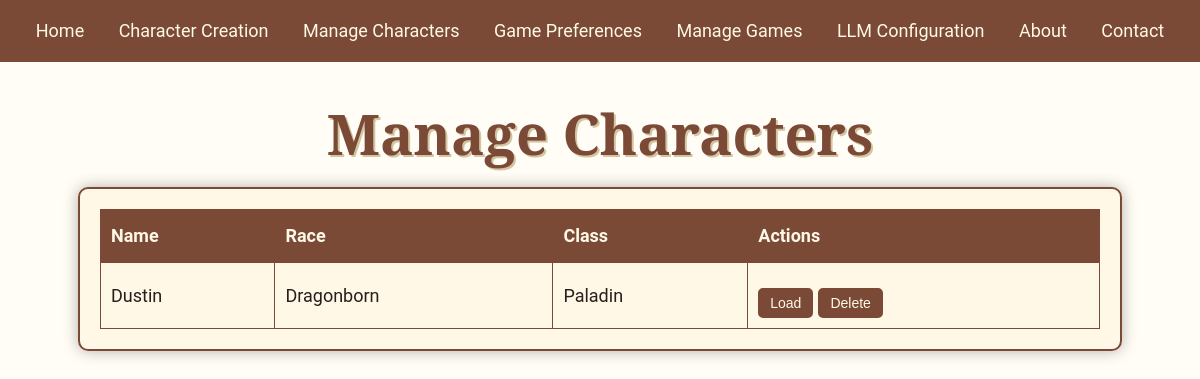
/manage_characters, run on an earlier commit of the app's database.
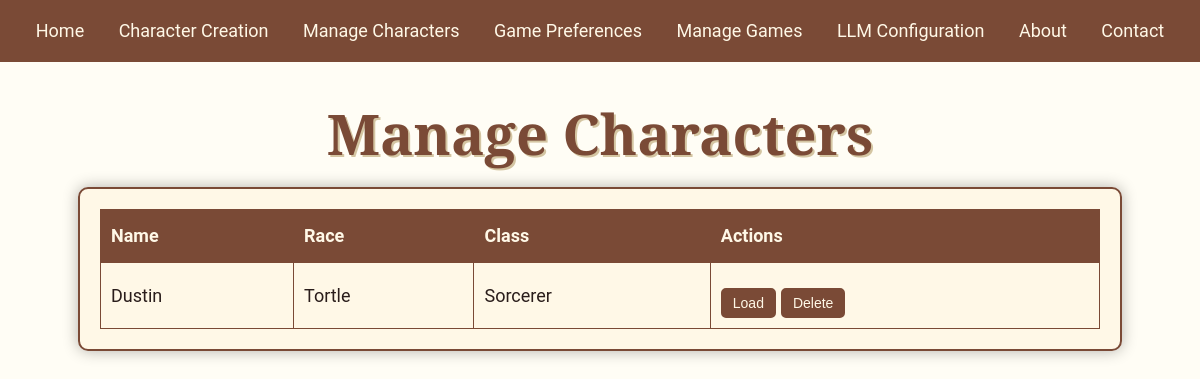
And on a later commit of the database.
### models/character_models.py (models this page shows, shortened)
class Character(Base):
    __tablename__ = "characters"
    id = Column(Integer, primary_key=True)
    name = Column(String, nullable=False)
    race_id = Column(Integer, ForeignKey("races.id"), nullable=True)
    background_id = Column(Integer, ForeignKey("backgrounds.id"), nullable=True)
    class_id = Column(Integer, ForeignKey("classes.id"), nullable=False)
    alignment = Column(SQLEnum(AlignmentEnum), nullable=True)
    level = Column(Integer, default=1)
    experience_points = Column(Integer, default=0)
    strength = Column(Integer, nullable=False)
    dexterity = Column(Integer, nullable=False)
    constitution = Column(Integer, nullable=False)
    intelligence = Column(Integer, nullable=False)
    wisdom = Column(Integer, nullable=False)
    charisma = Column(Integer, nullable=False)
    proficiency_bonus = Column(Integer, default=2)  # Increases with level
    max_hit_points = Column(Integer, nullable=False, default=10)
    current_hit_points = Column(Integer, nullable=False, default=10)
    temporary_hit_points = Column(Integer, default=0)
    armor_class = Column(Integer, nullable=False, default=10)
    initiative = Column(Integer, default=0)  # Typically Dex modifier
    speed = Column(Integer, nullable=False, default=30)  # Base walking speed
    death_saves_successes = Column(Integer, default=0)
    death_saves_failures = Column(Integer, default=0)
    race = relationship("Race", backref="characters")
    background = relationship("Background", backref="characters")
    character_class = relationship("Class", backref="characters")
    inventory = relationship(
        "Item",
        secondary=character_inventory,
        backref="owners",
    )
    feats = relationship(
        "Feat",
        secondary=character_feats,
        backref="characters",
    )
    features = relationship(
        "Feature",
        secondary=character_features,
        backref="characters",
    )
    spells = relationship("Spell", backref="character")
    languages = relationship(
        "Language",
        secondary=character_languages,
        backref="characters",
    )
    conditions = relationship("CharacterCondition", backref="character")
    proficiencies = relationship("Proficiency", backref="character")
    strength_save = Column(Boolean, default=False)
    dexterity_save = Column(Boolean, default=False)
    constitution_save = Column(Boolean, default=False)
    intelligence_save = Column(Boolean, default=False)
    wisdom_save = Column(Boolean, default=False)
    charisma_save = Column(Boolean, default=False)

class Race(Base):
    __tablename__ = "races"
    id = Column(Integer, primary_key=True)
    name = Column(String, nullable=False, unique=True, index=True)
    ability_increases = Column(JSON)  # e.g., { 'dexterity': 2, 'intelligence': 1 }
    size = Column(String)  # Medium, Small, etc.
    speed = Column(Integer)
    darkvision = Column(Boolean, default=False)
    traits = Column(JSON)  # Racial traits
    subraces = relationship("Subrace", backref="race")
    features = relationship("Feature", backref="race")

class Class(Base):
    __tablename__ = "classes"
    id = Column(Integer, primary_key=True)
    name = Column(String, nullable=False, unique=True, index=True)
    hit_die = Column(Integer)  # e.g., 6, 8, etc.
    primary_ability = Column(String)  # e.g., 'Charisma', 'Intelligence', etc.
    saving_throw_proficiencies = Column(JSON)  # e.g., { 'strength': True, 'dexterity': False }
    proficiencies = Column(JSON)  # Weapons, armor, tools
    subclass_available = Column(Boolean, default=True)
    features = relationship("Feature", backref="class_")
    subclasses = relationship("Subclass", backref="class_")

### app.py (the view)
@app.get("/manage_characters", response_class=HTMLResponse)
async def manage_characters(request: Request, db: Session = Depends(get_db)):
    characters = db.query(Character).all()
    return templates.TemplateResponse("manage_characters.html", {"request": request, "characters": characters})

### templates/manage_characters.html (shortened to what this page needs)
<!DOCTYPE html>
<html lang="en">
<head>
    <link href="{{ url_for('static', path='styles.css') }}" rel="stylesheet">
</head>
<body>
    {% include 'navbar.html' %}
    <h1>Manage Characters</h1>
    <div class="manage-characters-container">
        <table class="character-table">
            <thead>
                <tr>
                    <th>Name</th>
                    <th>Race</th>
                    <th>Class</th>
                    <th>Actions</th>
                </tr>
            </thead>
            <tbody>
                {% for character in characters %}
                <tr>
                    <td>{{ character.name }}</td>
                    <td>{{ character.race.name }}</td>
                    <td>{{ character.character_class.name }}</td>
                    <td>
                        <div class="button-container">
                            <button onclick="loadCharacter({{ character.id }})">Load</button>
                            <button onclick="openModal({{ character.id }})">Delete</button>
                        </div>
                    </td>
                </tr>
                {% endfor %}
            </tbody>
        </table>
    </div>
</body>
</html>

### templates/navbar.html
<nav class="navbar">
    <a href="{{ url_for('index') }}">Home</a>
    <a href="{{ url_for('character_creation') }}">Character Creation</a>
    <a href="{{ url_for('manage_characters') }}">Manage Characters</a>
    <a href="{{ url_for('game_preferences') }}">Game Preferences</a>
    <a href="{{ url_for('manage_games') }}">Manage Games</a>
    <a href="{{ url_for('llm_config') }}">LLM Configuration</a>
    <a href="{{ url_for('about') }}">About</a>
    <a href="{{ url_for('contact') }}">Contact</a>
</nav>

### static/styles.css (style rules this page uses)
:root { --primary-color: #7a4a36; --secondary-color: #222222; --background-color: #fffdf5; --accent-color: #d4c5a2; --light-background-color: rgba(255, 248, 230, 0.9); --font-family: 'Roboto', sans-serif; --heading-font-family: 'Cinzel Decorative', serif; }
body { font-family: var(--font-family), serif; background-color: var(--background-color); background-image: url('https://www.transparenttextures.com/patterns/old-mathematics.png'); color: var(--secondary-color); font-size: 18px; font-weight: 400; margin: 0; padding: 0; line-height: 1.8; }
.navbar { background-color: var(--primary-color); padding: 15px; text-align: center; }
.navbar a { color: #fff8e7; text-decoration: none; margin: 0 15px; font-size: 18px; }
h1 { font-family: var(--heading-font-family), serif; text-align: center; color: var(--primary-color); font-size: 3.5rem; margin-bottom: 20px; line-height: 1.2; text-shadow: 2px 2px var(--accent-color); }
button { padding: 12px 25px; font-size: 18px; border: 2px solid var(--primary-color); border-radius: 5px; background-color: var(--primary-color); color: #fff8e7; cursor: pointer; transition: background-color 0.3s ease; }
.button-container { display: flex; align-items: center; gap: 10px; margin-top: 15px; }
.button-container button { margin: 0; }
.manage-characters-container { width: 100%; max-width: 1000px; padding: 20px; margin: 0 auto; border: 2px solid #7a4a36; border-radius: 10px; background-color: rgba(255, 248, 230, 0.9); box-shadow: 0 0 15px rgba(0, 0, 0, 0.3); }
.character-table { width: 100%; border-collapse: collapse; font-size: 18px; color: #2a1d1b; }
.character-table thead { background-color: #7a4a36; color: #fff8e7; }
.character-table th, .character-table td { padding: 10px; border: 1px solid #7a4a36; text-align: left; }
.character-table .button-container { display: flex; gap: 5px; }
.character-table .button-container button { padding: 5px 10px; font-size: 14px; }

What changed in the data, as far as the page shows it:
changed Character "Dustin": race.name "Dragonborn" → "Tortle"; character_class.name "Paladin" → "Sorcerer"
